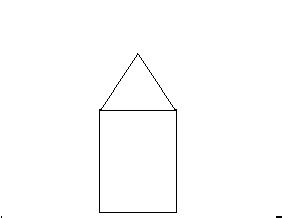
%> input picture usv.jpg, 282 x 218 px
$ octave --eval "AirplanePlot;"   (GNU Octave 9; MATLAB toolbox functions it lacks are replaced by stand-ins)
%> lines starting %> are read from the running program, lines starting %| are printed output that depends on the picture; in (x1, y1, x2, y2) boxes, pixels count from 0 and x2, y2 are one past the last pixel; in counts of white or black regions, pixels touching at a corner belong together; the program's own positions count from 1
function [] = AirplanePlot(varargin)

    switch(length(varargin))
        case 0
            center    = [0,0];
            direction = 0;
            axes      = gca;
            K         = 1;
        case 1
            center    = [0,0];
            direction = varargin{1};
            axes      = gca;
            K         = 1;
        case 2
            center    = varargin{1};
            direction = varargin{2};
            axes      = gca;
            K         = 1;
        case 3
            center    = varargin{1};
            direction = varargin{2};
            axes      = gca;
            K         = varargin{3};
        case 4
            center    = varargin{2};
            direction = varargin{3};
            axes      = varargin{1};
            K         = varargin{4};
        otherwise
            error('parameters error');
    end
    if ~ishandle(axes)
        warning('Axes is not a handle; use the gca handle instead.');
        axes = gca;
    end
    if ~isnumeric(center)
        error('center is not value');
    elseif length(center)~=2
        error('center should be 1×2or2×1');
    end
    if ~isnumeric(direction)
        error('direction is not value');
    elseif length(direction)~=1
        error('direction should be value');
    end
    if ~isnumeric(K)
        error('K is not value');
    elseif length(K)~=1
        error('K should be value');
    end
%% =====================================%

    hold(axes,'on');
    if checkAB()
        filename = 'D:/2022/simulation/usv.jpg';
        [A,B] = Getlines_FromPic(filename);
        save('usv.mat','A','B')
    else
        load('C:\matlab\RFI_position\plane_data.mat','A');
        load('C:\matlab\RFI_position\plane_data.mat','B');
    end
    [A_r] = ZoomandRotate(A,direction,K);
    A_r = A_r + diag(center)*ones(size(A_r));
    multiplot(A_r,B,axes);
end

function [ flag ] = checkAB( )
    flag = 0;
    str=cd;
    files = dir(str);
    m = length(files);
    for i =1:1:m
        if strcmp(files(i).name,'usv.jpg')
            flag=1;
        end
    end
end

function [A] = ZoomandRotate(A,theta,K)
    R = [cos(theta), -sin(theta);
         sin(theta), cos(theta)];
    A=R*A*K;
end

function [A,B] = Getlines_FromPic(filename)
%> called with filename = 'D:/2022/simulation/usv.jpg'
    frame = imread(filename);
%> frame is the input picture: size 218x282x3 uint8; min 0, max 255, mean 252.9
    F_Gray=rgb2gray(frame);
    F_R=edge(F_Gray,'sobel');
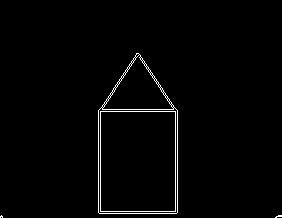
%> F_R: size 218x282 logical; 1.5% white in thin lines or dots, all inside (x1, y1, x2, y2) = (0, 53, 282, 218)
    [Sx,Sy] = size(F_R);
%> Sx = 218; Sy = 282
    idx_t = int32(find(F_R));
%> idx_t = 945 values from 217 to 61475
    idx_X = idivide(idx_t,Sx)-1;
%> idx_X = 945 values from -1 to 280
    idx_X = idx_X-mean([max(idx_X),min(idx_X)]);
%> idx_X = 945 values from -141 to 141
    idx_Y = Sy-mod(idx_t,Sx)-1;
%> idx_Y = 945 values, max 281 at index 2, min 64 at index 1, mean 137.2
    idx_Y = idx_Y-mean([max(idx_Y),min(idx_Y)]);
%> idx_Y = 945 values, max 109 at index 2, min -109 at index 1, mean -35.59
    idx_X = double(idx_X);
    idx_Y = double(idx_Y);
    distM = max(idx_X.^2+idx_Y.^2);
%> distM = 31762
    distM = sqrt(double(distM));
%> distM = 178.2
    idx_X = idx_X/distM/1.5;
%> idx_X = 945 values from -0.527 to 0.527
    idx_Y = idx_Y/distM;
%> idx_Y = 945 values, max 0.612 at index 2, min -0.612 at index 1, mean -0.2
    [A,B] = mysort(idx_X,idx_Y,3/distM);
end

function [line_mat,Len_mat] = mysort(X,Y,th)
%> called with th = 0.0168
    Len = length(X);
%> Len = 945
    line_mat = zeros(2,Len);
    Len_mat = 1:Len;
%> Len_mat = 945 values from 1 to 945
    times = 1;
    remains_set = 2:Len;
%> remains_set = 944 values from 2 to 945
    temp_P = [X(1),Y(1)];
%> temp_P = [-0.527 -0.612]
    dist_arr = zeros(1,Len);
    th = th^2*2;
%> th = 0.000567
    while times<Len
        Min_dist_temp = Inf;
        for i = remains_set
            dist_temp = sum(([X(i),Y(i)]-temp_P).^2);
            if(dist_temp<Min_dist_temp)
                Min_dist_temp = dist_temp;
                Min_dist_P = i;
            end
        end
        line_mat(1,times+1)=X(Min_dist_P);
        line_mat(2,times+1)=Y(Min_dist_P);
        temp_P = [X(Min_dist_P),Y(Min_dist_P)];
        dist_arr(times+1) = Min_dist_temp;
        times = times+1;
        remains_set(remains_set==Min_dist_P)=[];
    end
%> this loop made 944 passes
%> temp_P on passes 1 to 3: [-0.524 -0.612], [-0.52 -0.612], [-0.524 -0.606]
%> after the loop, Min_dist_P = 938; dist_arr = 945 values, max 2.56 at index 936, min 0 at index 1, mean 0.00493; line_mat = 945 columns, first 8: [0 -0.524 -0.52 -0.524 -0.161 -0.161 -0.161 -0.161; 0 -0.612 -0.612 -0.606 -0.589 -0.584 -0.578 -0.572]; times = 945
%> in Getlines_FromPic, `[A,B] = mysort(idx_X,idx_Y,3/distM);`: A has the same summary as line_mat in mysort; B = [5 717 748 770 794 828 861 885 907 919 931 932 934 936]
%> in AirplanePlot, `[A,B] = Getlines_FromPic(filename);`: A has the same summary as line_mat in mysort
%> in AirplanePlot, `[A_r] = ZoomandRotate(A,direction,K);`: A_r has the same summary as line_mat in mysort
    Len_mat(dist_arr<=th)=[];
end

function [] = multiplot(A,B,axes)
%> called with axes = -34.64
    if(nargin == 2)
        h=figure();
        axes = nexttile;
    end
    StartIdx = 2;
    for i = 1:length(B)
        temp_data_set = A(:,StartIdx:B(i)-1);
        plot(axes,temp_data_set(1,:),temp_data_set(2,:),'Color','b','LineWidth',2);
        StartIdx = B(i)+1;
        hold on;
    end
%> this loop made 14 passes
%> StartIdx on passes 2 to 12: 718, 749, 771, 795, 829, 862, 886, 908, 920, 932, 933
%> (temp_data_set, StartIdx) on passes 1, 13, 14: ([-0.524 -0.52 -0.524; -0.612 -0.612 -0.606], 6), ([0.512; 0.612], 935), ([-0.524; 0.612], 937)
%> `AirplanePlot;`:
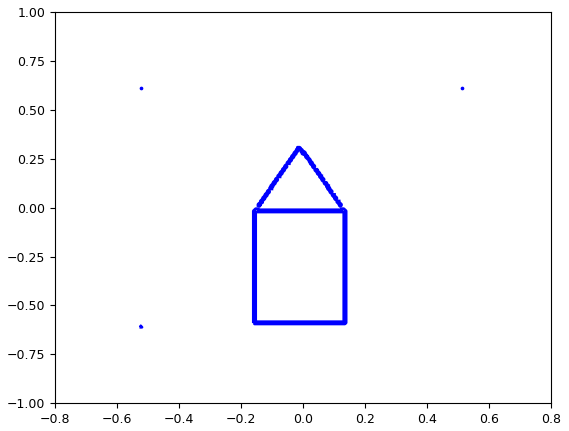
%> figure redrawn from the program's plot data
end
